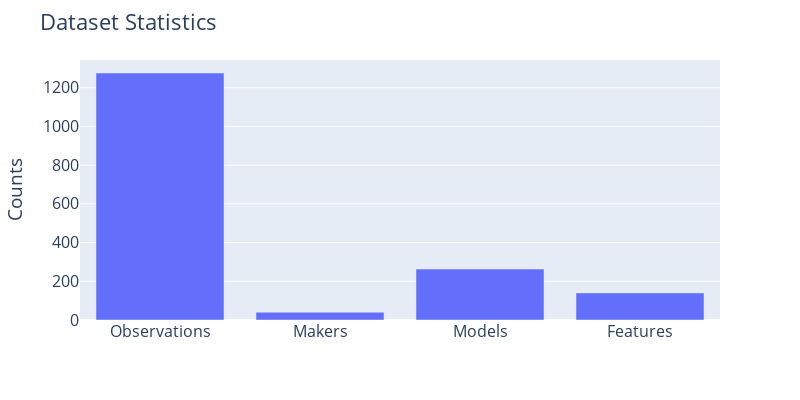

Notebook code for this chart:
### Markdown cell above
### showning important features regarding the dataset

### Code cell
l_D = len(df)
c_m = len(df.Make.unique())
c_c = len(df.Model.unique())
n_f = len(df.columns)
fig = px.bar(x=['Observations',"Makers",'Models','Features'],y=[l_D,c_m,c_c,n_f], width=800,height=400)
fig.update_layout(
    title="Dataset Statistics",
    xaxis_title="",
    yaxis_title="Counts",
    font=dict(
        size=16,
    )
)

fig.show()

### Figure 1 — Plotly figure (JSON) as saved in the notebook; plotly's stock layout.template omitted (floating-point values rounded to 4 significant figures)
{"data": [{"alignmentgroup": "True", "hovertemplate": "x=%{x}<br>y=%{y}<extra></extra>", "legendgroup": "", "marker": {"color": "#636efa", "pattern": {"shape": ""}}, "name": "", "offsetgroup": "", "orientation": "v", "showlegend": false, "textposition": "auto", "type": "bar", "x": ["Observations", "Makers", "Models", "Features"], "xaxis": "x", "y": [1276, 40, 263, 140], "yaxis": "y"}], "layout": {"barmode": "relative", "font": {"size": 16}, "height": 400, "legend": {"tracegroupgap": 0}, "margin": {"t": 60}, "title": {"text": "Dataset Statistics"}, "width": 800, "xaxis": {"anchor": "y", "domain": [0, 1], "title": {"text": ""}}, "yaxis": {"anchor": "x", "domain": [0, 1], "title": {"text": "Counts"}}}}
